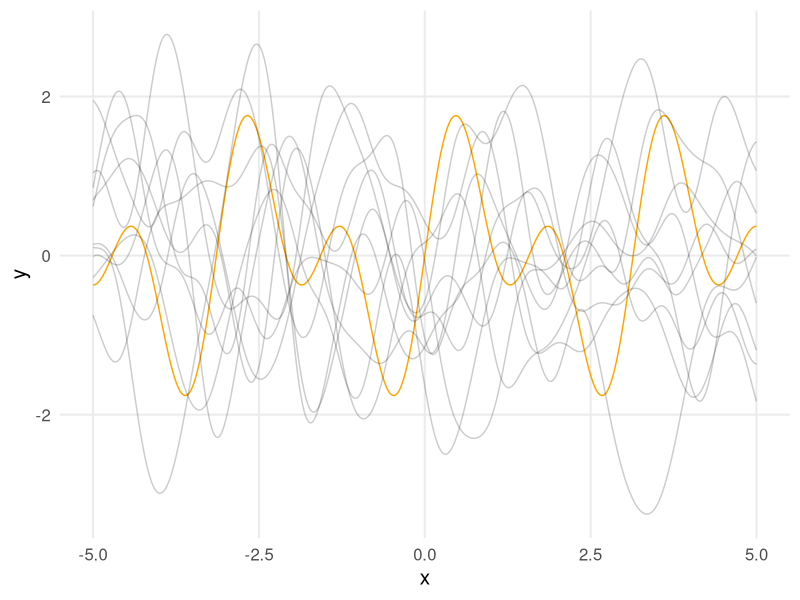
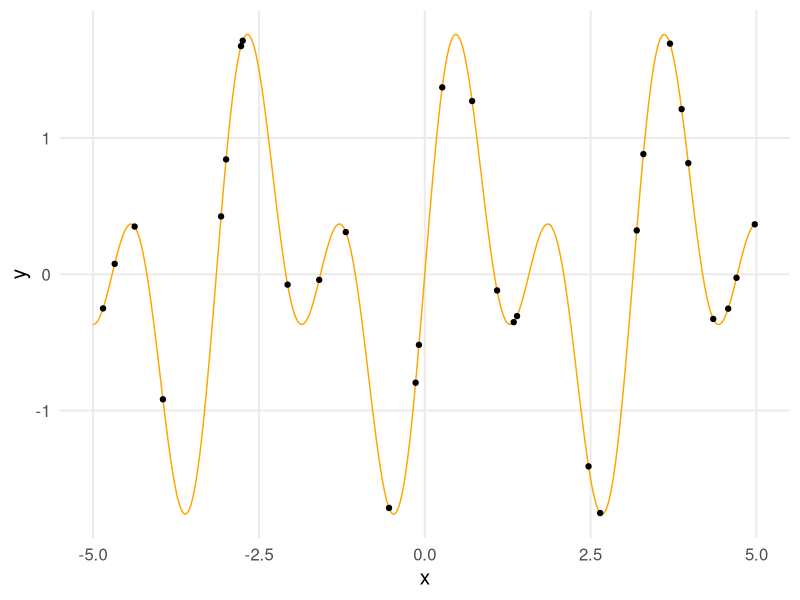
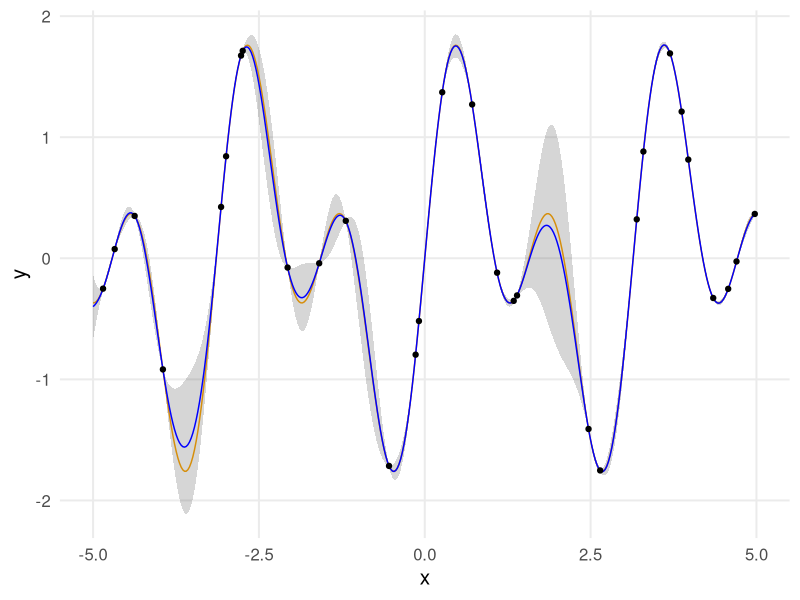

Here is the R script that generated these plots, in order:
## ---- chunk 1
#| code-fold: true
#| message: false
#| warning: false

library(tidyverse)
set.seed(123)
theme_set(theme_minimal(base_size = 15) + theme(panel.grid.minor = element_blank()))

f <- function(x) sin(2*x) + sin(4*x)
k <- function(x_i, x_j, alpha, rho) alpha^2 * exp(-(x_i - x_j)^2 / (2 * rho^2))

k_xX <- function(x, X, alpha = 1, rho = 0.4) {
  N <- NROW(x)
  M <- NROW(X)
  K <- matrix(0, N, M)
  for (n in 1:N) {
    for (m in 1:M) {
      K[n, m] <- k(x[n], X[m], alpha, rho)
    }
  }
  return(K)
}

N <- 400
n <- 30
x <- seq(-5, 5, length.out = N)
f_x <- f(x)

D <- tibble(x, y = f_x)
S <- slice_sample(D, n = n)
Z <- anti_join(D, S, by = "x")

K_xx <- k_xX(x, x)

ggplot() +
  geom_line(data = D, aes(x, y), color = "orange") +
  geom_line(
    data = map(
      1:10, \(i) {
        tibble(x, y = MASS::mvrnorm(1, mu = rep.int(0, N), Sigma = K_xx))
    }) |> 
      bind_rows(.id = "b"),
    aes(x, y, group = b), alpha = 0.2
  )
## ---- chunk 2
#| code-fold: true

ggplot() +
  geom_line(data = D, aes(x, y), color = "orange") +
  geom_point(data = S, aes(x, y))
## ---- chunk 3
#| code-fold: true
#| warning: false

eps <- 0.009
K_XX <- k_xX(S$x, S$x)
K_xX <- k_xX(D$x, S$x)

# Adding a small amount of noise to the diagonal for numerical stability
mu <- K_xX %*% solve(K_XX + eps^2 * diag(n)) %*% S$y
sigma <- K_xx - K_xX %*% solve(K_XX + eps^2 * diag(n)) %*% t(K_xX)

draws <- MASS::mvrnorm(100, mu, sigma)

draws <- as_tibble(t(draws)) |>
  mutate(x = D$x) |>
  pivot_longer(-x) |>
  group_by(x) |>
  summarise(y = mean(value), s = sd(value))

ggplot() +
  geom_line(data = D, aes(x, y), color = "orange") +
  geom_ribbon(data = draws, aes(x, ymin = y - 2*s, ymax = y + 2*s), alpha = 0.2) +
  geom_line(data = draws, aes(x, y), color = "blue") +
  geom_point(data = S, aes(x, y))
